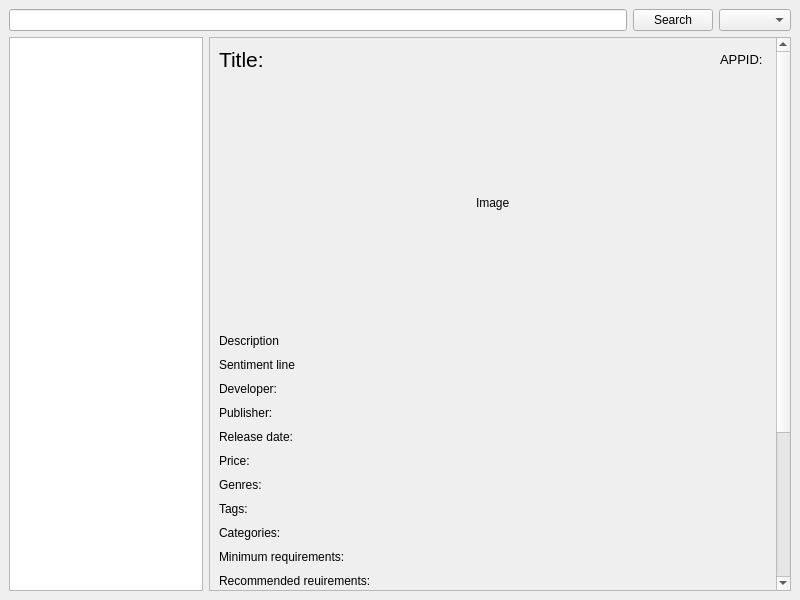
<?xml version="1.0" encoding="UTF-8"?>
<ui version="4.0">
 <class>MainWindow</class>
 <widget class="QMainWindow" name="MainWindow">
  <property name="geometry">
   <rect>
    <x>0</x>
    <y>0</y>
    <width>800</width>
    <height>600</height>
   </rect>
  </property>
  <property name="sizePolicy">
   <sizepolicy hsizetype="Preferred" vsizetype="Preferred">
    <horstretch>0</horstretch>
    <verstretch>0</verstretch>
   </sizepolicy>
  </property>
  <property name="windowTitle">
   <string>MainWindow</string>
  </property>
  <widget class="QWidget" name="centralwidget">
   <property name="sizePolicy">
    <sizepolicy hsizetype="Preferred" vsizetype="Preferred">
     <horstretch>0</horstretch>
     <verstretch>0</verstretch>
    </sizepolicy>
   </property>
   <layout class="QGridLayout" name="gridLayout">
    <item row="1" column="0">
     <layout class="QHBoxLayout" name="horizontalLayout" stretch="1,3">
      <property name="sizeConstraint">
       <enum>QLayout::SetDefaultConstraint</enum>
      </property>
      <item>
       <widget class="QListView" name="ResultList">
        <property name="verticalScrollBarPolicy">
         <enum>Qt::ScrollBarAsNeeded</enum>
        </property>
       </widget>
      </item>
      <item>
       <widget class="QScrollArea" name="scrollArea">
        <property name="enabled">
         <bool>true</bool>
        </property>
        <property name="sizePolicy">
         <sizepolicy hsizetype="Expanding" vsizetype="Expanding">
          <horstretch>0</horstretch>
          <verstretch>0</verstretch>
         </sizepolicy>
        </property>
        <property name="minimumSize">
         <size>
          <width>0</width>
          <height>400</height>
         </size>
        </property>
        <property name="verticalScrollBarPolicy">
         <enum>Qt::ScrollBarAsNeeded</enum>
        </property>
        <property name="sizeAdjustPolicy">
         <enum>QAbstractScrollArea::AdjustIgnored</enum>
        </property>
        <property name="widgetResizable">
         <bool>true</bool>
        </property>
        <widget class="QWidget" name="scrollAreaWidgetContents">
         <property name="geometry">
          <rect>
           <x>0</x>
           <y>0</y>
           <width>561</width>
           <height>757</height>
          </rect>
         </property>
         <layout class="QGridLayout" name="gridLayout_2" rowminimumheight="1,250,450">
          <item row="0" column="0">
           <layout class="QHBoxLayout" name="horizontalLayout_4">
            <item>
             <widget class="QLabel" name="TitleLabel">
              <property name="font">
               <font>
                <pointsize>16</pointsize>
               </font>
              </property>
              <property name="text">
               <string>Title: </string>
              </property>
              <property name="wordWrap">
               <bool>true</bool>
              </property>
             </widget>
            </item>
            <item>
             <spacer name="horizontalSpacer">
              <property name="orientation">
               <enum>Qt::Horizontal</enum>
              </property>
              <property name="sizeHint" stdset="0">
               <size>
                <width>40</width>
                <height>20</height>
               </size>
              </property>
             </spacer>
            </item>
            <item>
             <widget class="QLabel" name="AppidLabel">
              <property name="font">
               <font>
                <pointsize>10</pointsize>
               </font>
              </property>
              <property name="text">
               <string>APPID: </string>
              </property>
             </widget>
            </item>
           </layout>
          </item>
          <item row="1" column="0">
           <layout class="QHBoxLayout" name="horizontalLayout_5">
            <item>
             <spacer name="horizontalSpacer_2">
              <property name="orientation">
               <enum>Qt::Horizontal</enum>
              </property>
              <property name="sizeHint" stdset="0">
               <size>
                <width>40</width>
                <height>20</height>
               </size>
              </property>
             </spacer>
            </item>
            <item>
             <widget class="QLabel" name="Image">
              <property name="text">
               <string>Image</string>
              </property>
             </widget>
            </item>
            <item>
             <spacer name="horizontalSpacer_3">
              <property name="orientation">
               <enum>Qt::Horizontal</enum>
              </property>
              <property name="sizeHint" stdset="0">
               <size>
                <width>40</width>
                <height>20</height>
               </size>
              </property>
             </spacer>
            </item>
           </layout>
          </item>
          <item row="2" column="0">
           <layout class="QVBoxLayout" name="verticalLayout" stretch="0,0,1,1,1,1,1,1,1,1,1,20">
            <property name="spacing">
             <number>10</number>
            </property>
            <item>
             <widget class="QLabel" name="DescriptionLabel">
              <property name="text">
               <string>Description</string>
              </property>
             </widget>
            </item>
            <item>
             <widget class="QLabel" name="SentimentLineLabel">
              <property name="text">
               <string>Sentiment line</string>
              </property>
             </widget>
            </item>
            <item>
             <widget class="QLabel" name="DeveloperLabel">
              <property name="text">
               <string>Developer:</string>
              </property>
             </widget>
            </item>
            <item>
             <widget class="QLabel" name="PublisherLabel">
              <property name="text">
               <string>Publisher:</string>
              </property>
             </widget>
            </item>
            <item>
             <widget class="QLabel" name="ReleaseLable">
              <property name="text">
               <string>Release date:</string>
              </property>
             </widget>
            </item>
            <item>
             <widget class="QLabel" name="PriceLabel">
              <property name="text">
               <string>Price:</string>
              </property>
             </widget>
            </item>
            <item>
             <widget class="QLabel" name="GenresLabel">
              <property name="text">
               <string>Genres:</string>
              </property>
             </widget>
            </item>
            <item>
             <widget class="QLabel" name="TagsLabel">
              <property name="text">
               <string>Tags:</string>
              </property>
             </widget>
            </item>
            <item>
             <widget class="QLabel" name="CategoriesLabel">
              <property name="text">
               <string>Categories:</string>
              </property>
             </widget>
            </item>
            <item>
             <widget class="QLabel" name="MinReqsLabel">
              <property name="text">
               <string>Minimum requirements:</string>
              </property>
             </widget>
            </item>
            <item>
             <widget class="QLabel" name="RecReqsLabel">
              <property name="text">
               <string>Recommended reuirements:</string>
              </property>
             </widget>
            </item>
            <item>
             <widget class="QListView" name="ReviewsView"/>
            </item>
           </layout>
          </item>
         </layout>
        </widget>
       </widget>
      </item>
     </layout>
    </item>
    <item row="0" column="0">
     <layout class="QHBoxLayout" name="horizontalLayout_2" stretch="10,1,0">
      <item>
       <widget class="QLineEdit" name="SearchField"/>
      </item>
      <item>
       <widget class="QPushButton" name="SearchButton">
        <property name="text">
         <string>Search</string>
        </property>
       </widget>
      </item>
      <item>
       <widget class="QComboBox" name="comboBox"/>
      </item>
     </layout>
    </item>
   </layout>
  </widget>
 </widget>
 <resources/>
 <connections/>
</ui>
